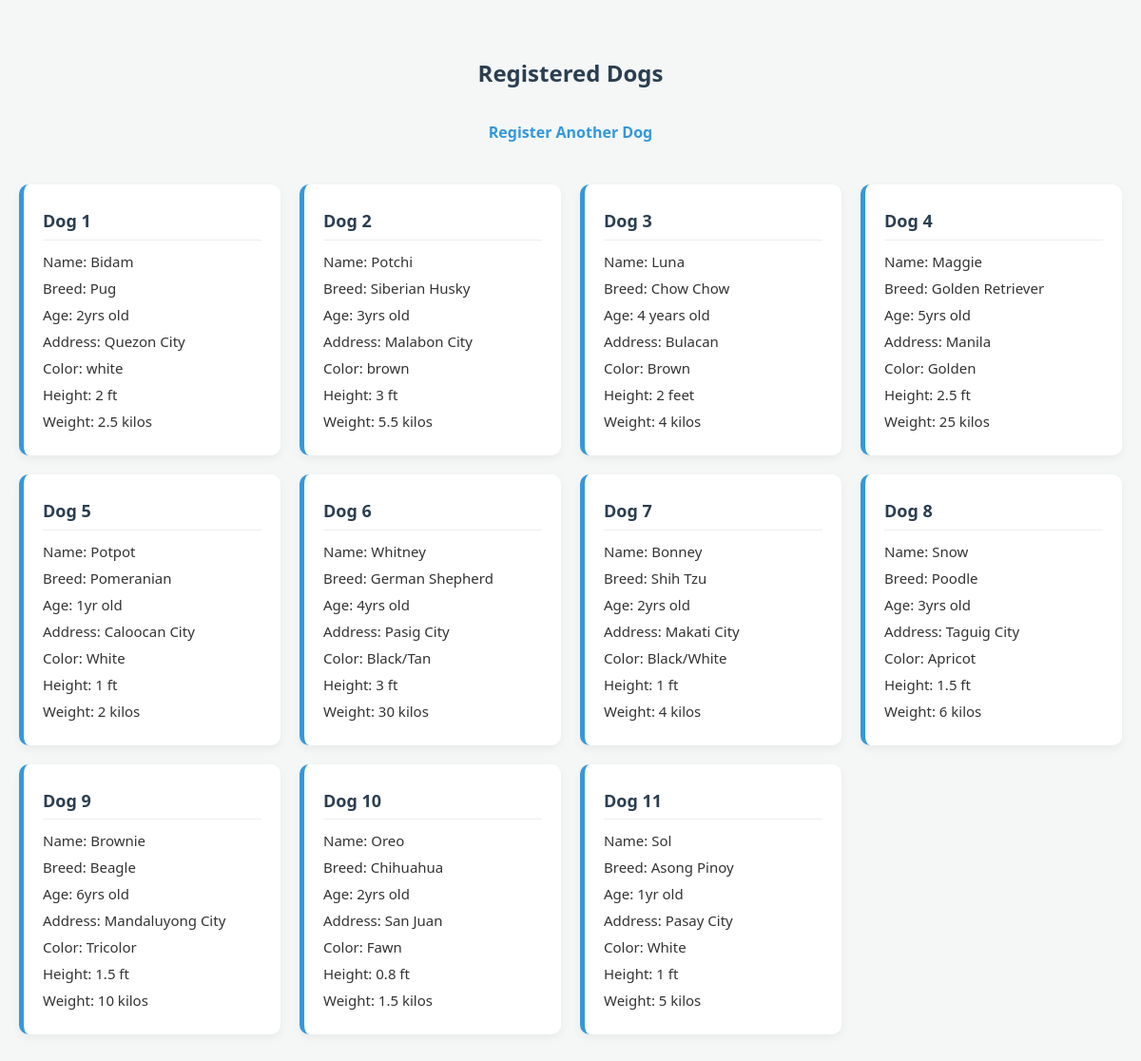
Page /FA6/DogView.php on the committed database.
### tables this page shows
CREATE TABLE `dog_info` (
  `id` int(6) UNSIGNED NOT NULL,
  `d_name` varchar(50) NOT NULL,
  `d_breed` varchar(50) NOT NULL,
  `d_age` varchar(30) NOT NULL,
  `d_add` varchar(100) NOT NULL,
  `d_color` varchar(30) NOT NULL,
  `d_height` varchar(30) NOT NULL,
  `d_weight` varchar(30) NOT NULL
);

### FA6/DogView.php (the view, shortened to what this page needs)
<?php
$servername = "localhost";
$username = "root";
$password = "";
$dbname = "dog_db";
$conn = mysqli_connect($servername, $username, $password, $dbname);
$sql = "SELECT * FROM dog_info";
$result = mysqli_query($conn, $sql);
?>
<!DOCTYPE html>
<html>
<head>
    <link rel="stylesheet" href="style.css">
</head>
<body>
<h2>Registered Dogs</h2>
<a href="DogRegister.php">Register Another Dog</a><br><br>
<?php
echo "<div class='dogs-container'>";
if (mysqli_num_rows($result) > 0) {
    $counter = 1;
    while($row = mysqli_fetch_assoc($result)) {
        echo "<div class='record-box'>";
        echo "<p>Dog " . $counter . "</p>";
        echo "<p>Name: " . $row["d_name"] . "</p>";
        echo "<p>Breed: " . $row["d_breed"] . "</p>";
        echo "<p>Age: " . $row["d_age"] . "</p>";
        echo "<p>Address: " . $row["d_add"] . "</p>";
        echo "<p>Color: " . $row["d_color"] . "</p>";
        echo "<p>Height: " . $row["d_height"] . "</p>";
        echo "<p>Weight: " . $row["d_weight"] . "</p>";
        echo "</div>";
        $counter++;
    }
} else {
    echo "<p>0 results</p>";
}
echo "</div>";
?>
</body>
</html>

### FA6/style.css (style rules this page uses)
body { font-family: 'Segoe UI', Tahoma, Geneva, Verdana, sans-serif; background-color: #f4f7f6; color: #333; margin: 0; padding: 40px 20px; display: flex; flex-direction: column; align-items: center; }
h2 { color: #2c3e50; margin-bottom: 20px; }
a { display: block; text-align: center; margin-top: 15px; color: #3498db; text-decoration: none; font-weight: bold; }
.dogs-container { display: grid; grid-template-columns: repeat(4, 1fr); gap: 20px; width: 100%; max-width: 1200px; margin: 0 auto; }
.record-box { background: #ffffff; width: 100%; padding: 20px; border-radius: 10px; border-left: 5px solid #3498db; box-shadow: 0 4px 10px rgba(0, 0, 0, 0.05); line-height: 1.6; font-size: 15px; box-sizing: border-box; }
.record-box p { margin: 4px 0; }
.record-box p:first-child { font-weight: bold; font-size: 18px; color: #2c3e50; margin-bottom: 10px; border-bottom: 1px solid #eee; padding-bottom: 5px; }

### rows in the picture
dog_info: d_name "Bidam", d_breed "Pug", d_age "2yrs old", d_add "Quezon City", d_color "white", d_height "2 ft", d_weight "2.5 kilos"
dog_info: d_name "Potchi", d_breed "Siberian Husky", d_age "3yrs old", d_add "Malabon City", d_color "brown", d_height "3 ft", d_weight "5.5 kilos"
dog_info: d_name "Luna", d_breed "Chow Chow", d_age "4 years old", d_add "Bulacan", d_color "Brown", d_height "2 feet", d_weight "4 kilos"
dog_info: d_name "Maggie", d_breed "Golden Retriever", d_age "5yrs old", d_add "Manila", d_color "Golden", d_height "2.5 ft", d_weight "25 kilos"
dog_info: d_name "Potpot", d_breed "Pomeranian", d_age "1yr old", d_add "Caloocan City", d_color "White", d_height "1 ft", d_weight "2 kilos"
dog_info: d_name "Whitney", d_breed "German Shepherd", d_age "4yrs old", d_add "Pasig City", d_color "Black/Tan", d_height "3 ft", d_weight "30 kilos"
dog_info: d_name "Bonney", d_breed "Shih Tzu", d_age "2yrs old", d_add "Makati City", d_color "Black/White", d_height "1 ft", d_weight "4 kilos"
dog_info: d_name "Snow", d_breed "Poodle", d_age "3yrs old", d_add "Taguig City", d_color "Apricot", d_height "1.5 ft", d_weight "6 kilos"
dog_info: d_name "Brownie", d_breed "Beagle", d_age "6yrs old", d_add "Mandaluyong City", d_color "Tricolor", d_height "1.5 ft", d_weight "10 kilos"
dog_info: d_name "Oreo", d_breed "Chihuahua", d_age "2yrs old", d_add "San Juan", d_color "Fawn", d_height "0.8 ft", d_weight "1.5 kilos"
dog_info: d_name "Sol", d_breed "Asong Pinoy", d_age "1yr old", d_add "Pasay City", d_color "White", d_height "1 ft", d_weight "5 kilos"
